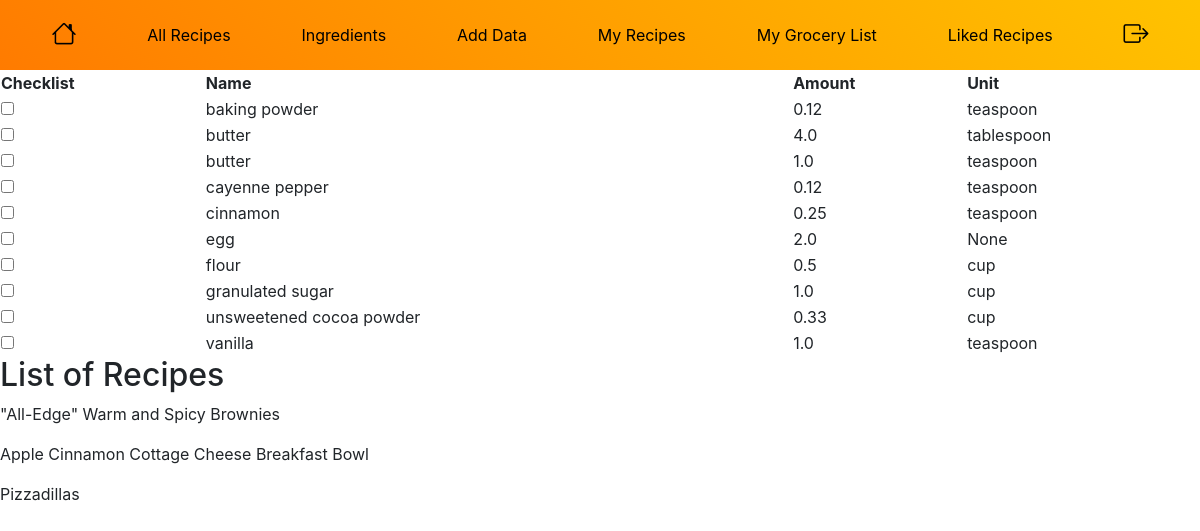
The page /grocerylist/ (signed in) on the database its author committed.
### main/models.py (models this page shows, shortened)
class grocery_list(models.Model):
    user = models.ForeignKey(User, on_delete=models.CASCADE, related_name="recipe_list", null=True)
    name = models.ForeignKey('ingredients3', related_name='recipe_list', on_delete=models.SET_NULL, null=True, blank=True)
    amount = models.FloatField(blank=True, null=True)
    unit = models.CharField(max_length=50, blank=True, null=True)
    checked = models.BooleanField(default=False)

class ingredients3(models.Model):
    name = models.CharField(max_length=200)
    def __str__(self):
        return self.name

class user_recipes(models.Model):
    recipe = models.ForeignKey('recipes3', related_name='user_recipe', on_delete=models.SET_NULL, null=True, blank=True)
    user = models.ForeignKey(User, on_delete=models.CASCADE, related_name="recipes", null=True)
    percent = models.IntegerField(blank=True, null=True)
    checked = models.BooleanField(default=False)
    liked = models.BooleanField(default=False)
    disliked = models.BooleanField(default=False)

class recipes3(models.Model):
    name = models.CharField(max_length=200)
    time = models.PositiveIntegerField(null=True, blank=True)
    url = models.URLField(max_length=200)
    image = models.CharField(max_length=200)
    calories = models.FloatField(null=True, blank=True)
    ingredients = models.ManyToManyField('ingredients3', related_name='recipes')
    genre = models.ManyToManyField('genres3', related_name='recipes')

### main/views.py (the view)
# urls.py: path('grocerylist/', views.groceryList, name='groceryList'),
def groceryList(response):
    if response.user.is_authenticated:
        return render(response, 'main/grocery_list.html', {'ingredients': grocery_list.objects.filter(user=response.user).order_by('name__name'), 'recipes': user_recipes.objects.filter(user=response.user,checked=True)})
    else:
        return render(response, 'main/grocery_list.html')

### main/templates/main/grocery_list.html (shortened to what this page needs)
{% extends "main/base.html" %}
{% block content %}
{% if user.is_authenticated%}
<table style="width:100%">
    <tr>
      <th>Checklist</th>
      <th>Name</th>
      <th>Amount</th>
      <th>Unit</th>
    </tr>
    {% for ingredient in ingredients %}
    <tr>
      {% if ingredient.checked == True %}
      <td><input type="checkbox" value="checked" name="{{ingredient.id}}" checked></td>
      {% else %}
      <td><input type="checkbox" value="checked" name="{{ingredient.id}}"></td>
      {% endif %}
      <td>{{ingredient.name}}</td>
      <td>{{ingredient.amount}}</td>
      <td>{{ingredient.unit}}</td>
    </tr>
    {% endfor %}
  </table>
  <h2>List of Recipes</h2>
  {% for recipe in recipes%}
  <p>{{recipe.recipe.name}}</p>
  {% endfor %}
{% else%}
<a href="/login">Login Here to Access Content</a>
{% endif %}
{% endblock %}

### main/static/main/css/base.css (style rules this page uses)
body { background-color: white; font-family: 'Lato', sans-serif; color: #03071E; }

### rows shown on the page
grocery_list: name "baking powder", amount "0.12", unit "teaspoon"
grocery_list: name "butter", amount "4.0", unit "tablespoon"
grocery_list: name "butter", amount "1.0", unit "teaspoon"
grocery_list: name "cayenne pepper", amount "0.12", unit "teaspoon"
grocery_list: name "cinnamon", amount "0.25", unit "teaspoon"
grocery_list: name "egg", amount "2.0", unit "None"
grocery_list: name "flour", amount "0.5", unit "cup"
grocery_list: name "granulated sugar", amount "1.0", unit "cup"
grocery_list: name "unsweetened cocoa powder", amount "0.33", unit "cup"
grocery_list: name "vanilla", amount "1.0", unit "teaspoon"
user_recipes: recipe.name "\"All-Edge\" Warm and Spicy Brownies"
user_recipes: recipe.name "Apple Cinnamon Cottage Cheese Breakfast Bowl"
user_recipes: recipe.name "Pizzadillas"
